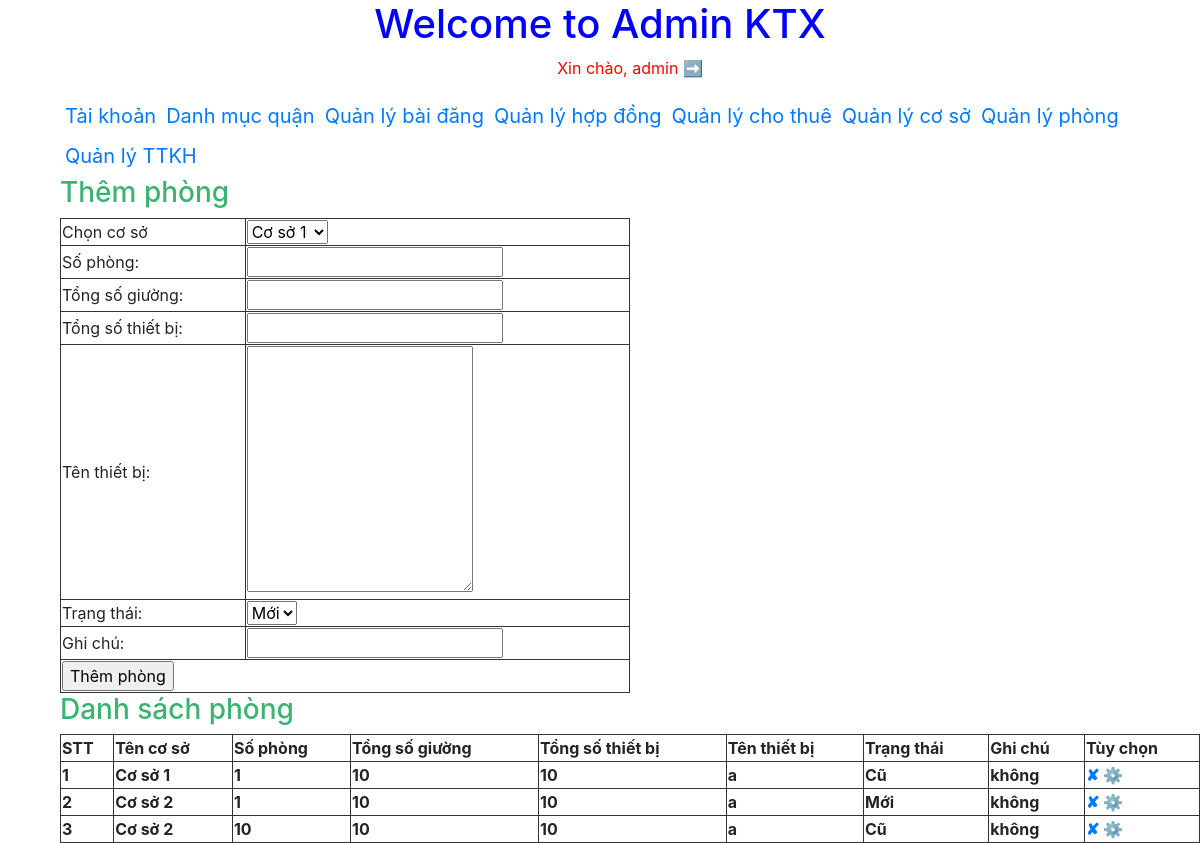
Page /admin/index.php?action=phong&query=them (signed in) on the committed database.
### tables this page shows
CREATE TABLE `tb_phong` (
  `id_phong` int(11) NOT NULL,
  `id_coso` int(100) NOT NULL,
  `sophong` int(200) NOT NULL,
  `tongsogiuong` int(200) NOT NULL,
  `tongsothietbi` int(200) NOT NULL,
  `tenthietbi` varchar(300) NOT NULL,
  `trangthai` varchar(100) NOT NULL,
  `ghichu` varchar(3000) NOT NULL
);

CREATE TABLE `tb_coso` (
  `id_coso` int(11) NOT NULL,
  `tencoso` varchar(200) NOT NULL,
  `diachi` varchar(1000) NOT NULL,
  `tongsophong` int(245) NOT NULL
);

### admin/pageadmin/quanlyphong/lietke.php (the view)
<?php
     $sql_lietke_phong = " SELECT * FROM tb_phong,tb_coso WHERE tb_phong.id_coso=tb_coso.id_coso ORDER BY id_phong ASC";
     $query_lietke_phong = mysqli_query($mysqli, $sql_lietke_phong);
?>
<h3 style="color:mediumseagreen" >Danh sách phòng</h3>
<table border="1px" width=100% style="border-collapse:collapse; border:5px #333333;">
    <tr>
        <th>STT</th>
        <th>Tên cơ sở</th>
        <th>Số phòng</th>
        <th> Tổng số giường </th>
        <th> Tổng số thiết bị </th>
        <th> Tên thiết bị </th>
        <th> Trạng thái </th>
        <th> Ghi chú </th>
        <th> Tùy chọn </th>
    </tr>
    <?php
       $i = 0;
       while($row = mysqli_fetch_array($query_lietke_phong)){
       $i++;
    ?>
         <tr>
              <th> <?php echo $i ?> </th>
              <th> <?php echo $row['tencoso'] ?> </th>
              <th> <?php echo $row['sophong'] ?> </th>
              <th> <?php echo $row['tongsogiuong'] ?> </th>
              <th> <?php echo $row['tongsothietbi'] ?> </th>
              <th> <?php echo $row['tenthietbi'] ?> </th>
              <th> <?php if($row['trangthai']==1)
              {
                 echo 'Mới';
              }else{
                 echo 'Cũ';
              }
              ?> </th>
              <th> <?php echo $row['ghichu'] ?> </th>
              <th> <a style="text-decoration: none" href="pageadmin/quanlyphong/xuly.php?idphong=<?php echo $row['id_phong'] ?>"> &#10008; </a><a style="text-decoration: none" href="?action=phong&query=sua&idphong=<?php echo $row['id_phong'] ?>">&#9881;</a> </th>
         </tr>
    <?php
    }
    ?>
</table>

### rows in the picture
tb_phong: id_coso.tencoso "Cơ sở 1", sophong "1", tongsogiuong "10", tongsothietbi "10", tenthietbi "a", trangthai "Cũ", ghichu "không"
tb_phong: id_coso.tencoso "Cơ sở 2", sophong "1", tongsogiuong "10", tongsothietbi "10", tenthietbi "a", trangthai "Mới", ghichu "không"
tb_phong: id_coso.tencoso "Cơ sở 2", sophong "10", tongsogiuong "10", tongsothietbi "10", tenthietbi "a", trangthai "Cũ", ghichu "không"

### other values in the picture
$_SESSION['login'] "admin"
form field coso "Cơ sở 1"
